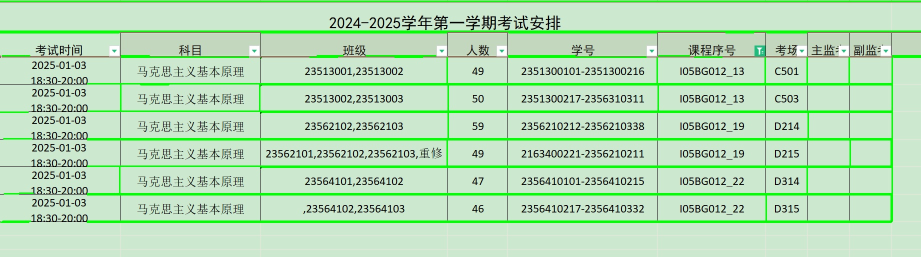
#> input picture pythonProject2/test3_r.jpg, 1841 x 513 px (shown at 1/2 size)
$ python -i table_detect.py   (imports and definitions only)
#> lines starting #> are read from the running program, lines starting #| are printed output that depends on the picture; after the words box and inside, x2 and y2 are one past the last pixel; in counts of white or black regions, pixels touching at a corner belong together
#> further down, picture is the input picture: shape (513, 1841, 3); mean B, G, R 181.9, 222.1, 180.3
"""表格检测底层模块，负责从图像中定位表格与单元格结构。"""

import cv2
import numpy as np


class BBox:
    # [5 lines left out: function __init__, not called in this run]

    def __str__(self):
        return f"BBox(x1={self.x1}, y1={self.y1}, x2={self.x2}, y2={self.y2})"


# [132 lines left out: function get_table_structure, not called in this run]


def image2tables(image) -> list:
    """
    表格检测主函数：
    1. 如果最大外框占据了整个图像并且包含了所有其他框，则剔除该外框
    2. 正确判断包含关系，保留内部真实表格
    3. 一张图只返回一个表格分组
    """
    if image is None or image.size == 0:
        return []
    gray = cv2.cvtColor(image, cv2.COLOR_BGR2GRAY)
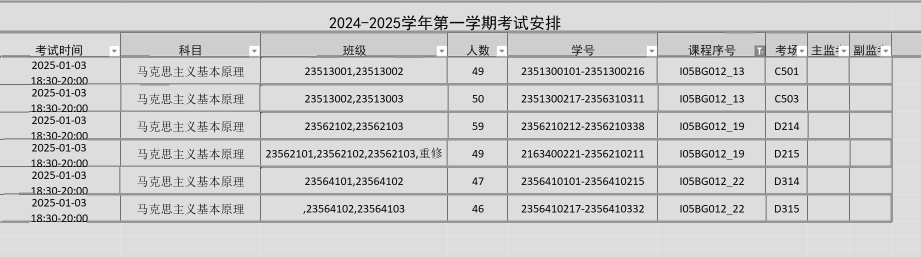
#> gray: shape (513, 1841) (shown at 1/2 size); min 0, max 255, mean 205.1
    binary = cv2.adaptiveThreshold(~gray, 255, cv2.ADAPTIVE_THRESH_GAUSSIAN_C,
                                   cv2.THRESH_BINARY, 15, -10)
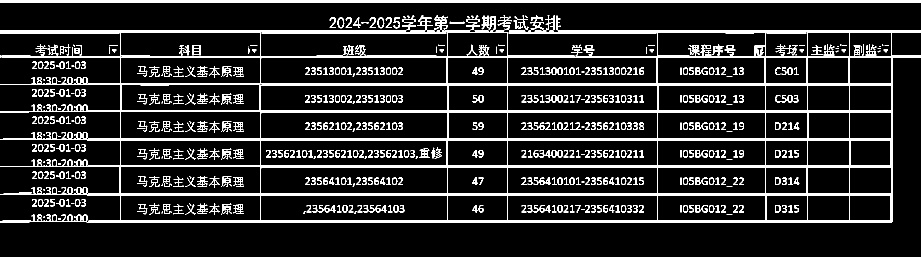
#> binary: shape (513, 1841) (shown at 1/2 size); 12.9% white; 653 white regions (133 under 20 px), largest, box (x1, y1, x2, y2) and area: (0, 61, 1841, 446) 74427, (0, 0, 1841, 5) 7369, (868, 31, 896, 60) 353

    rows, cols = binary.shape
#> rows = 513; cols = 1841

    # 动态计算 scale：根据图像尺寸调整，确保形态学核大小合适
    # 小图像（如 800x600）：scale ≈ 10
    # 大图像（如 1600x1200）：scale ≈ 16
    min_dim = min(rows, cols)
#> min_dim = 513
    scale = max(8, min(20, min_dim // 80))
#> scale = 8

    kernel = cv2.getStructuringElement(cv2.MORPH_RECT, (3, 3))
    binary = cv2.dilate(binary, kernel, iterations=1)
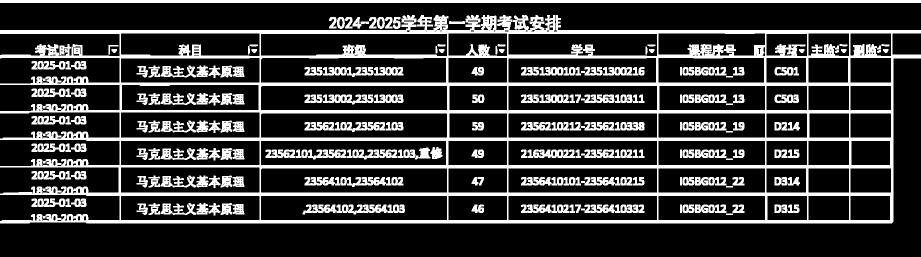
#> binary: shape (513, 1841) (shown at 1/2 size); 22.6% white; 172 white regions, largest, box (x1, y1, x2, y2) and area: (0, 30, 1841, 447) 125875, (0, 0, 1841, 6) 11046, (605, 409, 810, 429) 2441

    kernel_h = cv2.getStructuringElement(cv2.MORPH_RECT, (cols // scale, 1))
    dilatedcol = cv2.dilate(cv2.erode(binary, kernel_h, iterations=1), kernel_h, iterations=1)
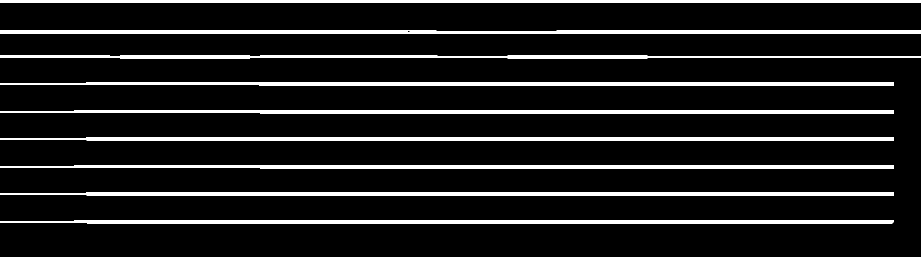
#> dilatedcol: shape (513, 1841) (shown at 1/2 size); 10.8% white; 9 white regions, largest, box (x1, y1, x2, y2) and area: (0, 60, 1841, 68) 12968, (0, 275, 1788, 282) 11849, (0, 385, 1788, 392) 11849

    kernel_v = cv2.getStructuringElement(cv2.MORPH_RECT, (1, rows // scale))
#> kernel_v = 64 values from 1 to 1
    dilatedrow = cv2.dilate(cv2.erode(binary, kernel_v, iterations=1), kernel_v, iterations=1)
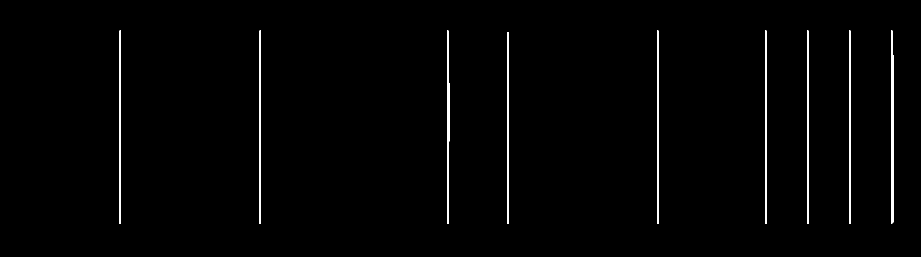
#> dilatedrow: shape (513, 1841) (shown at 1/2 size); 1.2% white; 9 white regions, largest, box (x1, y1, x2, y2) and area: (1782, 61, 1787, 448) 1831, (894, 61, 899, 448) 1395, (239, 61, 242, 448) 1161

    merge = cv2.add(dilatedcol, dilatedrow)
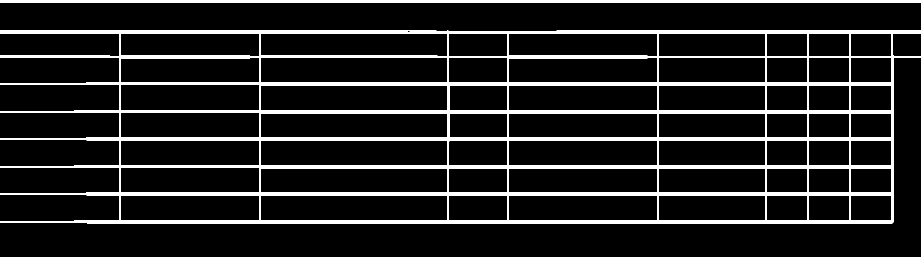
#> merge: shape (513, 1841) (shown at 1/2 size); 11.8% white; 2 white regions, box (x1, y1, x2, y2) and area: (0, 60, 1841, 448) 100825, (0, 0, 1841, 6) 11046
    merge = cv2.dilate(merge, np.ones((3,3), np.uint8), iterations=1)
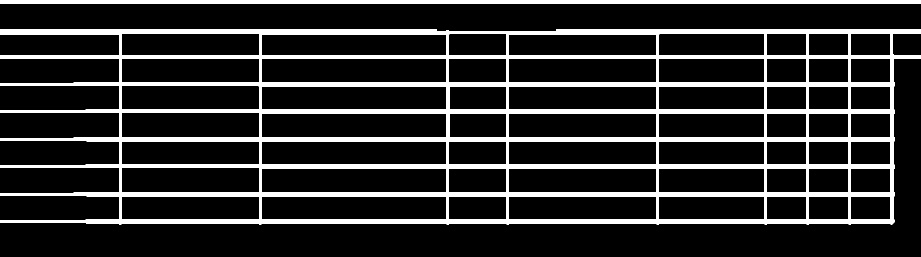
#> merge: shape (513, 1841) (shown at 1/2 size); 15.7% white; 2 white regions

    contours, _ = cv2.findContours(merge, cv2.RETR_TREE, cv2.CHAIN_APPROX_NONE)
#> contours = 59 contours, 1 with area under 20; largest, box (x1, y1, x2, y2) and area: (0, 59, 1841, 449) 611626, (522, 116, 894, 165) 17806, (522, 392, 894, 440) 17435, (522, 337, 894, 385) 17435, (522, 282, 894, 330) 17435
    contours_shape = []
    img_area = image.shape[0] * image.shape[1]
#> img_area = 944433

    for item in contours:
        x, y, w, h = cv2.boundingRect(item)
        area_ratio = w * h / img_area
        if area_ratio < 0.0003:
            continue
        if (w // h > 6 or h // w > 6) and area_ratio < 0.001448:
            continue
        if (w // h > 15 or h // w > 15) and area_ratio < 0.0018:
            continue
        if w // h > 36 or h // w > 36:
            continue
        contours_shape.append([x, y, w, h])
#> this loop made 59 passes
#> (item, x, y, w, h, area_ratio) on pass 58: ([[816, 62], [817, 61], [818, 62], [817, 63]], 816, 61, 3, 3, 9.53e-06)
#> after the loop, contours_shape = 57 items, first 6: [0, 59, 1841, 390], [1701, 392, 81, 48], [1617, 392, 81, 48], [1533, 392, 81, 48], [1317, 392, 213, 48], [1017, 392, 297, 48]

    if len(contours_shape) >= 1:
        contours_shape_sorted = sorted(contours_shape, key=lambda b: b[2]*b[3], reverse=True)
#> contours_shape_sorted = 57 items, first 6: [0, 59, 1841, 390], [522, 116, 372, 49], [522, 392, 372, 48], [522, 337, 372, 48], [522, 282, 372, 48], [522, 227, 372, 48]
        max_box = contours_shape_sorted[0]
#> max_box = [0, 59, 1841, 390]
        mx, my, mw, mh = max_box
#> mx = 0; my = 59; mw = 1841; mh = 390

        is_full_img = (mw * mh) / img_area > 0.7
#> is_full_img = True

        contains_all = True
        for i in range(1, len(contours_shape_sorted)):
            x, y, w, h = contours_shape_sorted[i]
            if not (x >= mx and y >= my and (x+w) <= (mx+mw) and (y+h) <= (my+mh)):
                contains_all = False
                break
#> this loop made 56 passes
#> (x, y, w, h) on passes 1 to 12: (522, 116, 372, 49), (522, 392, 372, 48), (522, 337, 372, 48), (522, 282, 372, 48), (522, 227, 372, 48), (522, 172, 372, 48), (522, 68, 372, 44), (1017, 116, 297, 49), (1017, 392, 297, 48), (1017, 337, 297, 48), (1017, 282, 297, 48), (1017, 227, 297, 48)

        if is_full_img and contains_all:
            contours_shape = contours_shape_sorted[1:]
#> contours_shape = 56 items, first 6: [522, 116, 372, 49], [522, 392, 372, 48], [522, 337, 372, 48], [522, 282, 372, 48], [522, 227, 372, 48], [522, 172, 372, 48]
        else:
            contours_shape = contours_shape_sorted
    else:
        return []

    tables = []
    for idx, shape in enumerate(contours_shape):
        x, y, w, h = shape

        if w * h > 1080 * 2600:
            continue

        contain = False

        for idx1, s1 in enumerate(contours_shape):
            if idx == idx1:
                continue
            x1, y1, w1, h1 = s1

            is_contain = (x >= x1 and
                          y >= y1 and
                          (x + w) <= (x1 + w1) and
                          (y + h) <= (y1 + h1))

            if is_contain:
                contain = True
                break

        if not contain:
            tables.append(shape)

    if not tables:
        return []
    else:
        grouped_tables = [tables]
        return grouped_tables


# [12 lines left out: function image2big_tables, not called in this run]

>>> import cv2
>>> picture = cv2.imread('../pythonProject2/test3_r.jpg')
>>> result = image2tables(picture)
